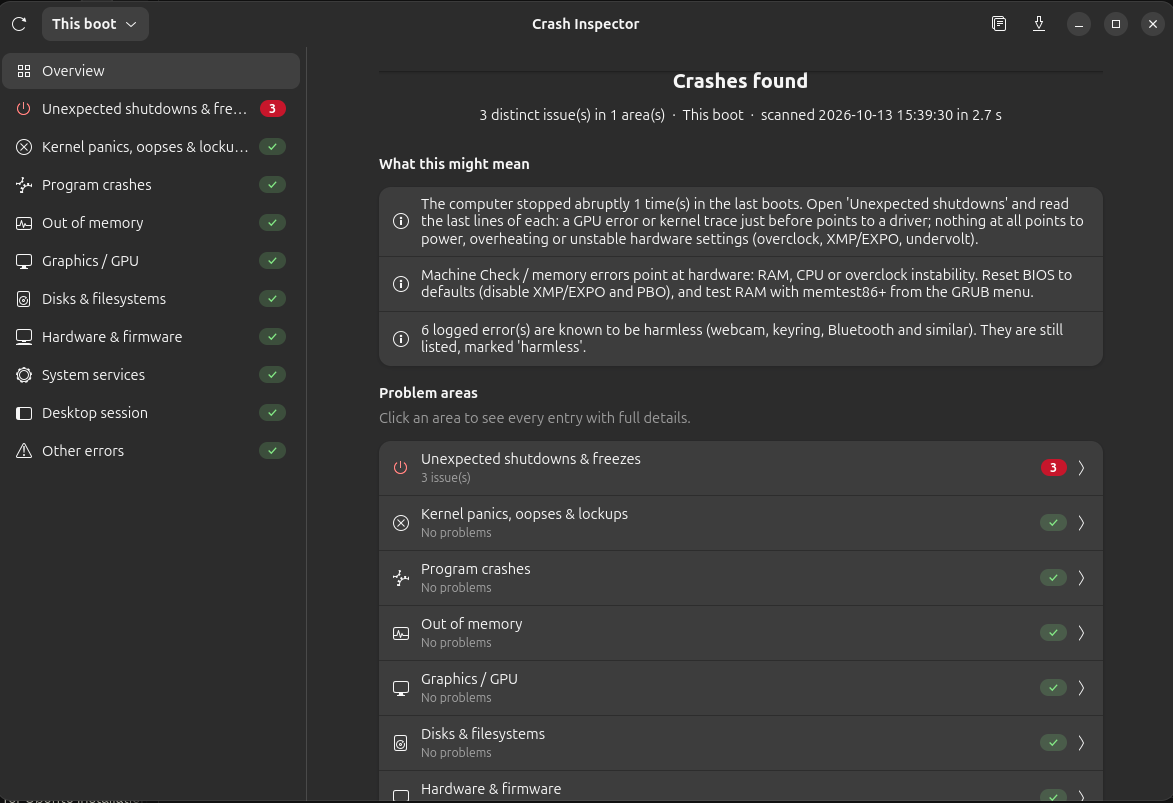

This figure's Python source:
#!/usr/bin/env python3
"""
Crash Inspector - every crash and error on this computer, in one window.

For Ubuntu 26.04 LTS (works on any systemd distro with GTK 4 + libadwaita).

Collects, for the selected time range:
  * previous boots that ended abruptly (freeze / panic / power loss)
  * kernel panics, Oops/BUG, kernel WARNING traces, lockups, hung tasks
  * program crashes (kernel segfault lines, systemd-coredump, Apport /var/crash)
  * out-of-memory kills (kernel OOM killer, systemd-oomd, earlyoom)
  * GPU errors, disk/filesystem errors, hardware (MCE/EDAC/PCIe/ACPI/thermal)
  * failed / crashed systemd services
  * desktop session errors (GNOME Shell, Xwayland, PipeWire...)
  * every other message logged at error level or above

Usage:
  crash-inspector                 open the window
  crash-inspector --text          print the report in the terminal (TTY / SSH)
  crash-inspector --text --range boot1 > report.txt

License: MIT - Copyright (c) 2026 cyb3rl00m
Project:  https://github.com/cyb3rl00m/crash-inspector
"""

import argparse
import getpass
import datetime as dt
import glob
import grp
import json
import os
import platform
import re
import shlex
import shutil
import subprocess
import sys
import threading
import time
import traceback
from dataclasses import dataclass, field

APP_ID = "io.github.cyb3rl00m.CrashInspector"
PROJECT_URL = "https://github.com/cyb3rl00m/crash-inspector"
ISSUES_URL = PROJECT_URL + "/issues"
APP_NAME = "Crash Inspector"
VERSION = "1.2.0"

ENV = dict(os.environ, LC_ALL="C.UTF-8", SYSTEMD_COLORS="0",
           SYSTEMD_PAGER="", PAGER="cat", SYSTEMD_LESS="")

RANGES = [
    ("boot0", "This boot"),
    ("boot1", "Previous boot"),
    ("24h", "Last 24 hours"),
    ("7d", "Last 7 days"),
    ("30d", "Last 30 days"),
]
RANGE_ARGS = {
    "boot0": ["-b", "0"],
    "boot1": ["-b", "-1"],
    "24h": ["--since=-24h"],
    "7d": ["--since=-7d"],
    "30d": ["--since=-30d"],
}

SEV_RANK = {"critical": 0, "error": 1, "warning": 2, "info": 3}
COREDUMP_MSGID = "fc2e22bc6ee647b6b90729ab34a250b1"
KERNEL_LOG_LIMIT = 40000


# --------------------------------------------------------------------------
# small helpers
# --------------------------------------------------------------------------

def run(cmd, timeout=60):
    try:
        p = subprocess.run(cmd, capture_output=True, text=True, errors="replace",
                           timeout=timeout, env=ENV)
        return p.returncode, p.stdout, p.stderr
    except FileNotFoundError:
        return 127, "", f"{cmd[0]}: command not found"
    except subprocess.TimeoutExpired:
        return 124, "", f"{' '.join(cmd)}: timed out"
    except Exception as e:  # noqa: BLE001
        return 1, "", str(e)


def have(prog):
    return shutil.which(prog) is not None


def read_file(path, default="", limit=None):
    try:
        with open(path, errors="replace") as f:
            return (f.read(limit) if limit else f.read()).strip()
    except OSError:
        return default


def fmt_time(ts):
    if not ts:
        return "-"
    return dt.datetime.fromtimestamp(ts).strftime("%Y-%m-%d %H:%M:%S")


def human_duration(sec):
    sec = int(max(0, sec))
    d, rem = divmod(sec, 86400)
    h, rem = divmod(rem, 3600)
    m, _ = divmod(rem, 60)
    parts = []
    if d:
        parts.append(f"{d} d")
    if h or d:
        parts.append(f"{h} h")
    parts.append(f"{m} min")
    return " ".join(parts)


def one_line(text, cap=240):
    for line in (text or "").splitlines():
        line = " ".join(line.split())
        if line:
            return line if len(line) <= cap else line[: cap - 1] + "…"
    return "(empty message)"


def prio_sev(prio):
    if prio <= 2:
        return "critical"
    if prio == 3:
        return "error"
    if prio == 4:
        return "warning"
    return "info"


def _decode(v):
    if v is None:
        return ""
    if isinstance(v, list):
        if v and all(isinstance(x, int) for x in v):
            return bytes(v).decode("utf-8", "replace")
        return "\n".join(_decode(x) for x in v)
    return str(v)


# --------------------------------------------------------------------------
# data model
# --------------------------------------------------------------------------

@dataclass
class Event:
    ts: float
    severity: str
    source: str
    summary: str
    details: str = ""
    count: int = 1
    first_ts: float = 0.0

    def __post_init__(self):
        if not self.first_ts:
            self.first_ts = self.ts
        self.summary = one_line(self.summary)

    def search_text(self):
        return f"{self.summary}\n{self.source}\n{self.details}".lower()

    def full_text(self):
        head = [f"Time:      {fmt_time(self.ts)}",
                f"Source:    {self.source}",
                f"Severity:  {self.severity}"]
        if self.count > 1:
            head.append(f"Occurred:  {self.count} times "
                        f"(first {fmt_time(self.first_ts)}, last {fmt_time(self.ts)})")
        return "\n".join(head) + "\n\n" + (self.details or self.summary)


@dataclass
class Category:
    id: str
    title: str
    icon: str
    description: str
    events: list = field(default_factory=list)
    commands: list = field(default_factory=list)
    notes: list = field(default_factory=list)
    dedupe: bool = True

    def add(self, ev):
        self.events.append(ev)

    @property
    def issues(self):
        """Events that are real problems (known-harmless 'info' entries excluded)."""
        return [e for e in self.events if e.severity != "info"]

    @property
    def harmless(self):
        return len(self.events) - len(self.issues)

    @property
    def worst(self):
        iss = self.issues
        if not iss:
            return None
        return min((e.severity for e in iss), key=lambda s: SEV_RANK[s])

    @property
    def occurrences(self):
        return sum(e.count for e in self.events)


@dataclass
class Report:
    range_key: str
    range_label: str
    generated: float
    categories: list
    info: list
    facts: dict
    notes: list
    duration: float
    hints: list = field(default_factory=list)

    def cat(self, cid):
        for c in self.categories:
            if c.id == cid:
                return c
        raise KeyError(cid)


CATEGORY_DEFS = [
    ("unclean", "Unexpected shutdowns & freezes", "system-shutdown-symbolic",
     "Previous boots that ended without a clean shutdown - what you see after a hard "
     "freeze, a kernel panic, power loss or holding the power button. Always checks the "
     "last 10 boots, whatever range is selected."),
    ("kernel", "Kernel panics, oopses & lockups", "dialog-error-symbolic",
     "Kernel panics, Oops / BUG reports, kernel WARNING traces, soft and hard lockups, "
     "hung tasks and RCU stalls, plus panic logs the kernel saved to pstore before a reboot."),
    ("apps", "Program crashes", "application-x-executable-symbolic",
     "Programs that crashed: segfaults and traps reported by the kernel, core dumps "
     "(systemd-coredump) and Apport crash reports in /var/crash."),
    ("oom", "Out of memory", "utilities-system-monitor-symbolic",
     "Processes killed because the system ran out of RAM (kernel OOM killer, "
     "systemd-oomd, earlyoom)."),
    ("gpu", "Graphics / GPU", "video-display-symbolic",
     "GPU driver errors, ring timeouts, GPU hangs and resets (amdgpu, i915/xe, nouveau, NVIDIA)."),
    ("disk", "Disks & filesystems", "drive-harddisk-symbolic",
     "I/O errors, SATA / NVMe link problems and timeouts, filesystem errors and "
     "read-only remounts."),
    ("hardware", "Hardware & firmware", "computer-symbolic",
     "Machine Check Exceptions, memory (EDAC) and PCIe errors, ACPI / BIOS errors, "
     "firmware loading failures, thermal events and USB faults."),
    ("services", "System services", "emblem-system-symbolic",
     "systemd services that crashed, failed to start, or are in a failed state right now."),
    ("desktop", "Desktop session", "user-desktop-symbolic",
     "Errors from GNOME Shell, the display server (Wayland / Xwayland), audio (PipeWire) "
     "and other desktop components."),
    ("other", "Other errors", "dialog-warning-symbolic",
     "Everything else that was logged at error level or higher."),
]


def category_commands(r):
    return {
        "unclean": ["journalctl --list-boots",
                    "journalctl -b -1 -n 60          # last lines of the previous boot"],
        "kernel": [f"journalctl -k {r} | grep -iE 'panic|oops|BUG:|WARNING: CPU|lockup|blocked for more than|rcu.*stall'",
                   "ls -l /var/lib/systemd/pstore",
                   "cat /proc/sys/kernel/tainted"],
        "apps": [f"journalctl -k {r} | grep -E 'segfault|traps:'",
                 "coredumpctl list",
                 "ls -l /var/crash"],
        "oom": [f"journalctl -k {r} | grep -iE 'oom|out of memory'",
                f"journalctl {r} -t systemd-oomd -t earlyoom"],
        "gpu": [f"journalctl -k {r} | grep -iE 'amdgpu|i915|xe |nouveau|NVRM|drm'"],
        "disk": [f"journalctl -k {r} | grep -iE 'I/O error|EXT4-fs|BTRFS|XFS|ata[0-9]|nvme'",
                 "sudo smartctl -a /dev/nvme0n1   # disk health (package smartmontools)"],
        "hardware": [f"journalctl -k {r} | grep -iE 'mce|hardware error|EDAC|AER|ACPI|firmware|thermal|usb'"],
        "services": ["systemctl --failed",
                     "systemctl --user --failed",
                     f"journalctl {r} -t systemd -p warning | grep -i fail"],
        "desktop": [f"journalctl {r} -p err      # gnome-shell, Xwayland, pipewire, gdm…"],
        "other": [f"journalctl {r} -p err"],
    }


def make_categories(range_key):
    pretty = " ".join(RANGE_ARGS[range_key])
    cmds = category_commands(pretty)
    cats = {}
    for cid, title, icon, desc in CATEGORY_DEFS:
        cats[cid] = Category(cid, title, icon, desc, commands=list(cmds[cid]),
                             dedupe=(cid != "unclean"))
    return cats


# --------------------------------------------------------------------------
# journal access
# --------------------------------------------------------------------------

@dataclass
class JEntry:
    ts: float
    prio: int
    ident: str
    msg: str
    raw: dict

    @property
    def kernel(self):
        return self.raw.get("_TRANSPORT") == "kernel"


def parse_journal_json(text):
    entries = []
    for line in text.splitlines():
        line = line.strip()
        if not line:
            continue
        try:
            d = json.loads(line)
        except ValueError:
            continue
        try:
            ts = int(d.get("__REALTIME_TIMESTAMP", "0")) / 1e6
        except (TypeError, ValueError):
            ts = 0.0
        try:
            prio = int(_decode(d.get("PRIORITY")) or 6)
        except ValueError:
            prio = 6
        ident = (_decode(d.get("SYSLOG_IDENTIFIER")) or _decode(d.get("_COMM"))
                 or ("kernel" if d.get("_TRANSPORT") == "kernel" else "?"))
        if ident.endswith("]") and "[" not in ident:  # e.g. "gdm-password]"
            ident = _decode(d.get("_COMM")) or ident.rstrip("]")
        entries.append(JEntry(ts, prio, ident, _decode(d.get("MESSAGE")), d))
    return entries


def journal(args, limit=5000, timeout=120):
    cmd = ["journalctl", "--no-pager", "-q", "-o", "json", "-n", str(limit)] + list(args)
    rc, out, err = run(cmd, timeout)
    entries = parse_journal_json(out)
    problem = ""
    if rc == 127:
        problem = "journalctl is not available."
    elif rc not in (0, 1) and not entries and err.strip():
        problem = err.strip().splitlines()[0]
    return entries, problem


@dataclass
class Boot:
    index: int
    boot_id: str
    first: float
    last: float


def list_boots():
    rc, out, _ = run(["journalctl", "--list-boots", "-o", "json", "--no-pager", "-q"])
    boots = []
    try:
        for b in json.loads(out):
            boots.append(Boot(int(b.get("index", 0)), b.get("boot_id", ""),
                              (b.get("first_entry") or 0) / 1e6,
                              (b.get("last_entry") or 0) / 1e6))
    except (ValueError, TypeError, AttributeError):
        for line in out.splitlines():
            parts = line.split()
            if (len(parts) >= 2 and re.fullmatch(r"-?\d+", parts[0])
                    and re.fullmatch(r"[0-9a-f]{32}", parts[1])):
                boots.append(Boot(int(parts[0]), parts[1], 0, 0))
    boots.sort(key=lambda b: b.index)
    return boots


def boot_time():
    for line in read_file("/proc/stat").splitlines():
        if line.startswith("btime"):
            return float(line.split()[1])
    return 0.0


def time_window(key, boots):
    """(start, end) epoch seconds; end None = open ended."""
    by = {b.index: b for b in boots}
    if key == "boot0":
        b = by.get(0)
        return ((b.first if b and b.first else boot_time()), None)
    if key == "boot1":
        b = by.get(-1)
        if b and b.first:
            return (b.first, b.last + 120)
        return (1.0, 0.0)  # matches nothing
    hours = {"24h": 24, "7d": 168, "30d": 720}[key]
    return (time.time() - hours * 3600, None)


def in_window(ts, w):
    start, end = w
    return ts >= start and (end is None or ts <= end)


def journal_access():
    if os.geteuid() == 0:
        return True
    names = set()
    for g in os.getgroups():
        try:
            names.add(grp.getgrgid(g).gr_name)
        except KeyError:
            pass
    return bool(names & {"adm", "systemd-journal", "wheel", "root"})


# --------------------------------------------------------------------------
# kernel log analysis
# --------------------------------------------------------------------------

RX_SEGV = re.compile(r"(?:^|\s)([^\s\[]+)\[(\d+)\]: segfault at|^traps: ([^\s\[]+)\[(\d+)\] (.+?) ip:")
RX_SEGV_LIB = re.compile(r" in ([^\s\[]+)\[")
RX_OOM_START = re.compile(r"invoked oom-killer|Memory cgroup out of memory|oom-kill:|Out of memory: Kill", re.I)
RX_OOM_END = re.compile(r"Killed process|oom_reaper: reaped")
RX_OOM_KILLED = re.compile(r"Killed process (\d+) \(([^)]+)\)")
RX_KCRASH = re.compile(
    r"Kernel panic|Oops:|\bBUG: |kernel BUG at|general protection fault(?!.* ip:)|"
    r"WARNING: CPU: \d+ PID|soft lockup|hard LOCKUP|blocked for more than \d+ seconds|"
    r"rcu.*(self-detected stall|detected stalls)|Unable to handle kernel|"
    r"stack-protector|double fault|watchdog: BUG", re.I)
RX_KCRASH_CRIT = re.compile(r"panic|Oops|BUG|lockup|LOCKUP|protection fault|double fault|"
                            r"Unable to handle", re.I)
RX_KCRASH_END = re.compile(r"---\[ end (trace|Kernel panic)")
RX_RIP = re.compile(r"RIP: [0-9a-f]+:([\w.]+)\+0x[0-9a-f]+/0x[0-9a-f]+(?: \[(\w+)\])?")

RX_GPU = re.compile(
    r"amdgpu.*(error|fail|timeout|fault|reset|hang)|\*ERROR\*|NVRM: Xid|"
    r"nouveau.*(error|fail|fault)|\b(i915|xe)\b.*(hang|error|fail)|GPU (hang|reset|fault)|"
    r"ring \S+ timeout|\[drm\].*(error|fail)", re.I)
RX_GPU_CRIT = re.compile(r"timeout|GPU (reset|hang)|Xid|hang", re.I)

RX_DISK = re.compile(
    r"I/O error|EXT4-fs (error|warning)|BTRFS (error|warning|critical)|XFS .*(error|corrupt|shutdown)|"
    r"blk_update_request|critical medium error|Medium Error|"
    r"ata\d+(\.\d+)?: (exception|failed command|error|SError|hard resetting link)|"
    r"nvme\d*.*(timeout|I/O|reset|error|failed)|remounting filesystem read-only|"
    r"FAT-fs.*error|SQUASHFS error|Aborting journal|journal commit I/O error", re.I)
RX_DISK_CRIT = re.compile(r"read-only|Aborting journal|critical", re.I)

RX_HW = re.compile(
    r"mce: |Machine check|Hardware Error|EDAC|PCIe Bus Error|AER: |ACPI (BIOS )?Error|"
    r"ACPI Exception|temperature above threshold|clock throttled|thermal.*critical|"
    r"usb \S+: (device descriptor read|device not accepting address|unable to enumerate)|"
    r"Firmware Bug|firmware: failed|Direct firmware load .* failed|Corrected error|Uncorrected", re.I)
# informational boot messages that merely mention MCE / EDAC / AER / ACPI
RX_BENIGN = re.compile(
    r"MCE decoding enabled|AER: enabled with IRQ|EDAC MC: Ver|EDAC .*Giving out device|"
    r"_OSI\(Linux\) query ignored|mce: Using \d+ MCE banks|ACPI: .*Added _OSI|"
    r"Firmware Bug\]: TSC_DEADLINE disabled", re.I)
# patterns that are real problems even when logged at a low priority
RX_STRONG = re.compile(
    r"Hardware Error|Machine check events|I/O error|ring \S+ timeout|GPU (reset|hang)|"
    r"NVRM: Xid|EXT4-fs error|BTRFS (error|critical)|read-only|Uncorrected", re.I)
RX_HW_ERR = re.compile(r"Hardware Error|Machine check|Uncorrected|Fatal|EDAC .*UE|"
                       r"temperature above|thermal.*critical", re.I)


def group_lines(entries, i, end_rx=None, max_lines=150, window=3.0):
    first = entries[i]
    out = [first.msg]
    j = i + 1
    while j < len(entries) and len(out) < max_lines:
        e = entries[j]
        if e.ts - first.ts > window:
            break
        if RX_SEGV.search(e.msg):
            break
        out.append(e.msg)
        j += 1
        if end_rx and end_rx.search(e.msg):
            break
    return "\n".join(out), j


def segv_summary(msg):
    m = RX_SEGV.search(msg)
    if not m:
        return one_line(msg)
    if m.group(1):
        name, pid, kind = m.group(1), m.group(2), "segmentation fault"
    else:
        name, pid, kind = m.group(3), m.group(4), m.group(5)
    lib = RX_SEGV_LIB.search(msg)
    where = f" in {lib.group(1)}" if lib else ""
    return f"{name} (PID {pid}) crashed - {kind}{where}"


def analyze_kernel(entries, cats):
    i, n = 0, len(entries)
    while i < n:
        e = entries[i]
        m = e.msg
        if RX_SEGV.search(m):
            details = m
            j = i + 1
            if j < n and entries[j].msg.lstrip().startswith("Code:"):
                details += "\n" + entries[j].msg
                j += 1
            details += ("\n\nThe kernel stopped this program because it accessed memory it "
                        "does not own (or executed an invalid instruction). The library named "
                        "after 'in' is where it happened.")
            cats["apps"].add(Event(e.ts, "error", "kernel", segv_summary(m), details))
            i = j
            continue
        if RX_OOM_START.search(m):
            details, j = group_lines(entries, i, RX_OOM_END, max_lines=250, window=5.0)
            k = RX_OOM_KILLED.search(details)
            summary = (f"Out of memory - kernel killed {k.group(2)} (PID {k.group(1)})"
                       if k else "Out-of-memory killer invoked")
            cats["oom"].add(Event(e.ts, "error", "kernel OOM killer", summary, details))
            i = j
            continue
        if RX_KCRASH.search(m):
            details, j = group_lines(entries, i, RX_KCRASH_END)
            sev = "critical" if RX_KCRASH_CRIT.search(m) else "error"
            summary = one_line(m)
            rip = RX_RIP.search(details)
            if rip:
                summary += f" - in {rip.group(1)}" + (f" [{rip.group(2)}]" if rip.group(2) else "")
            cats["kernel"].add(Event(e.ts, sev, "kernel", summary, details))
            i = j
            continue
        if RX_BENIGN.search(m) or (e.prio > 4 and not RX_STRONG.search(m)):
            i += 1
            continue
        if RX_GPU.search(m):
            sev = "critical" if RX_GPU_CRIT.search(m) else "error"
            cats["gpu"].add(Event(e.ts, sev, "kernel", m, m))
        elif RX_DISK.search(m):
            sev = "critical" if RX_DISK_CRIT.search(m) else (
                "warning" if "warning" in m.lower() else "error")
            cats["disk"].add(Event(e.ts, sev, "kernel", m, m))
        elif RX_HW.search(m):
            sev = "error" if RX_HW_ERR.search(m) else "warning"
            cats["hardware"].add(Event(e.ts, sev, "kernel", m, m))
        elif e.prio <= 3:
            cats["other"].add(Event(e.ts, prio_sev(e.prio), "kernel", m, m))
        i += 1


# --------------------------------------------------------------------------
# user space analysis
# --------------------------------------------------------------------------

RX_DESKTOP = re.compile(
    r"^(gnome-|gdm|gsd-|org\.gnome\.|Xwayland|Xorg|mutter|pipewire|wireplumber|pulseaudio|"
    r"xdg-desktop-portal|nautilus|tracker-|ibus|kwin|plasmashell|kded|cosmic|at-spi|"
    r"evolution|gvfs|goa-|gjs|/usr/libexec/gdm|/usr/libexec/gsd|/usr/bin/gnome)", re.I)

RX_SVC = re.compile(
    r"Failed with result|Main process exited, code=(dumped|killed)|Failed to start|"
    r"Start request repeated too quickly|start operation timed out|Watchdog timeout|"
    r"Processes still around after|State 'stop-sigterm' timed out", re.I)
RX_SVC_STATUS = re.compile(r"status=(\S+)")


def entry_details(e):
    extra = []
    for key, label in (("_SYSTEMD_UNIT", "Unit"), ("_SYSTEMD_USER_UNIT", "User unit"),
                       ("UNIT", "Unit"), ("USER_UNIT", "User unit"),
                       ("_EXE", "Executable"), ("_PID", "PID"), ("_CMDLINE", "Command line"),
                       ("CODE_FILE", "Code file")):
        v = _decode(e.raw.get(key))
        if v and not any(x.startswith(label + ":") for x in extra):
            extra.append(f"{label}: {v}")
    return e.msg + ("\n\n" + "\n".join(extra) if extra else "")


def analyze_errors(entries, cats):
    for e in entries:
        if e.kernel or e.ident in ("systemd", "systemd-coredump"):
            continue
        if _decode(e.raw.get("MESSAGE_ID")) == COREDUMP_MSGID:
            continue
        cid = "desktop" if RX_DESKTOP.match(e.ident) else "other"
        cats[cid].add(Event(e.ts, prio_sev(e.prio), e.ident, e.msg, entry_details(e)))


def analyze_services(entries, cats):
    for e in entries:
        if e.kernel:
            continue
        if not RX_SVC.search(e.msg):
            if e.prio <= 3:
                cats["other"].add(Event(e.ts, prio_sev(e.prio), e.ident, e.msg, entry_details(e)))
            continue
        unit = (_decode(e.raw.get("UNIT")) or _decode(e.raw.get("USER_UNIT"))
                or e.msg.split(":")[0])
        if re.search(r"code=(dumped|killed)", e.msg):
            st = RX_SVC_STATUS.search(e.msg)
            summary = f"{unit} crashed ({st.group(1) if st else 'killed'})"
            sev = "critical" if "dumped" in e.msg else "error"
        else:
            summary = e.msg
            sev = "error" if re.search(r"Failed|timed out|Watchdog", e.msg, re.I) else "warning"
        src = "systemd (user)" if e.raw.get("USER_UNIT") else "systemd"
        details = entry_details(e) + f"\n\nInspect with:  journalctl -u {unit} -b"
        cats["services"].add(Event(e.ts, sev, src, summary, details))


def current_failed_units(cats):
    now = time.time()
    for user in (False, True):
        flag = ["--user"] if user else []
        rc, out, _ = run(["systemctl"] + flag + ["--failed", "--no-legend", "--plain", "--no-pager"], 20)
        if rc == 127:
            return
        for line in out.splitlines()[:20]:
            parts = line.split()
            if not parts:
                continue
            unit = parts[0].lstrip("●* ")
            if not unit:
                continue
            _, status, _ = run(["systemctl"] + flag + ["status", unit, "-n", "25",
                                                       "--no-pager", "-l"], 20)
            utag = "--user " if user else ""
            details = (status.strip() or f"{unit} is failed.") + (
                f"\n\nRetry:    systemctl {utag}restart {unit}"
                f"\nLogs:     journalctl {'--user-unit' if user else '-u'} {unit} -b")
            cats["services"].add(Event(now, "error", "systemd (user)" if user else "systemd",
                                       f"{unit} is in a FAILED state right now", details))


SIGNALS = {3: "SIGQUIT", 4: "SIGILL", 5: "SIGTRAP", 6: "SIGABRT", 7: "SIGBUS",
           8: "SIGFPE", 11: "SIGSEGV", 31: "SIGSYS"}
SIG_DESC = {"SIGSEGV": "segmentation fault", "SIGABRT": "aborted", "SIGBUS": "bus error",
            "SIGILL": "illegal instruction", "SIGFPE": "arithmetic error",
            "SIGTRAP": "trap / breakpoint", "SIGSYS": "bad system call", "SIGQUIT": "quit"}


def sig_name(raw):
    name = _decode(raw.get("COREDUMP_SIGNAL_NAME"))
    if name:
        return name
    try:
        return SIGNALS.get(int(_decode(raw.get("COREDUMP_SIGNAL"))), "signal")
    except ValueError:
        return "signal"


def collect_coredumps(rargs, cats):
    entries, _ = journal(rargs + [f"MESSAGE_ID={COREDUMP_MSGID}"], limit=500)
    for e in entries:
        r = e.raw
        comm = _decode(r.get("COREDUMP_COMM")) or "?"
        pid = _decode(r.get("COREDUMP_PID"))
        sig = sig_name(r)
        lines = [f"Executable:   {_decode(r.get('COREDUMP_EXE'))}",
                 f"PID:          {pid}",
                 f"Signal:       {sig} ({SIG_DESC.get(sig, '')})",
                 f"User ID:      {_decode(r.get('COREDUMP_UID'))}",
                 f"Command line: {_decode(r.get('COREDUMP_CMDLINE'))}"]
        pkg = _decode(r.get("COREDUMP_PACKAGE_NAME"))
        if pkg:
            lines.append(f"Package:      {pkg} {_decode(r.get('COREDUMP_PACKAGE_VERSION'))}")
        details = "\n".join(lines) + "\n\n" + e.msg + (
            f"\n\nMore info:  coredumpctl info {pid}\nDebug:      coredumpctl debug {pid}")
        cats["apps"].add(Event(e.ts, "error", "systemd-coredump",
                               f"{comm} crashed - {SIG_DESC.get(sig, sig)} ({sig})", details))
    if not have("coredumpctl"):
        cats["apps"].notes.append(
            "systemd-coredump is not installed (Ubuntu uses Apport by default), so crashes "
            "are taken from the kernel log and /var/crash. For full stack traces of every "
            "crash you can install it: sudo apt install systemd-coredump")


APPORT_KEYS = ["ProblemType", "Title", "Date", "ExecutablePath", "Package", "SourcePackage",
               "Signal", "SignalName", "ProcCmdline", "CrashCounter", "DistroRelease",
               "Uname", "Architecture", "DuplicateSignature", "StacktraceTop",
               "Stacktrace", "ThreadStacktrace", "Traceback", "OopsText", "Failure"]


def parse_apport(path, maxbytes=1024 * 1024):
    with open(path, "r", errors="replace") as f:
        data = f.read(maxbytes)
    fields, key, skip = {}, None, False
    for line in data.splitlines():
        if line.startswith(" ") and key:
            if not skip:
                fields[key] += "\n" + line[1:]
            continue
        m = re.match(r"^([A-Za-z0-9_.\-]+):\s?(.*)$", line)
        if m:
            key = m.group(1)
            val = m.group(2)
            skip = val.strip() == "base64"
            fields[key] = "" if skip else val
    return fields


def collect_apport(window, cats):
    files = sorted(glob.glob("/var/crash/*.crash"))
    for path in files:
        try:
            mtime = os.path.getmtime(path)
        except OSError:
            continue
        if not in_window(mtime, window):
            continue
        guess = os.path.basename(path).split(".")[0].replace("_", "/")
        try:
            f = parse_apport(path)
        except PermissionError:
            cats["apps"].add(Event(mtime, "error", "apport",
                                   f"{guess} crashed (Apport report, readable by root only)",
                                   f"Report: {path}\n\nView it with:  sudo less {path}\n"
                                   f"Open in the crash reporter:  ubuntu-bug {path}"))
            continue
        except OSError:
            continue
        ptype = f.get("ProblemType", "Crash")
        exe = f.get("ExecutablePath") or guess
        sig = f.get("SignalName", "")
        if not sig and f.get("Signal", "").strip().isdigit():
            sig = SIGNALS.get(int(f["Signal"]), "")
        title = f.get("Title") or (f"{os.path.basename(exe)} crashed"
                                   + (f" - {SIG_DESC.get(sig, sig)} ({sig})" if sig else ""))
        body = [f"Report file: {path}"]
        for k in APPORT_KEYS:
            v = f.get(k)
            if v:
                body.append(f"{k}:" + ("\n" + v if "\n" in v else " " + v))
        body.append(f"\nOpen in the Ubuntu crash reporter:  ubuntu-bug {path}")
        if ptype in ("KernelCrash", "KernelOops"):
            cats["kernel"].add(Event(mtime, "critical", "apport", title, "\n".join(body)))
        else:
            cats["apps"].add(Event(mtime, "error", "apport", title, "\n".join(body)))


def collect_pstore(cats):
    base = "/var/lib/systemd/pstore"
    if not os.path.isdir(base):
        return
    try:
        items = sorted(os.listdir(base))
    except PermissionError:
        cats["kernel"].notes.append(f"{base} is not readable without root - saved kernel panic "
                                    f"logs (if any) are not shown. Check: sudo ls -l {base}")
        return
    for name in items:
        path = os.path.join(base, name)
        try:
            mtime = os.path.getmtime(path)
            if os.path.isdir(path):
                txt = read_file(os.path.join(path, "dmesg.txt"))
                if not txt:
                    txt = "\n".join(read_file(p, limit=200000)
                                    for p in sorted(glob.glob(path + "/*")))
            else:
                txt = read_file(path, limit=200000)
        except OSError:
            continue
        hit = next((ln for ln in txt.splitlines() if RX_KCRASH.search(ln)), "")
        summary = "Saved crash log from before a reboot" + (f": {one_line(hit, 160)}" if hit else "")
        cats["kernel"].add(Event(mtime, "critical", "pstore (saved before reboot)", summary,
                                 f"Saved in: {path}\n\n{txt[-30000:]}"))


def collect_oomd(rargs, cats):
    entries, _ = journal(rargs + ["-t", "systemd-oomd", "-t", "earlyoom"], limit=500)
    for e in entries:
        if re.search(r"kill|sending SIG", e.msg, re.I):
            cats["oom"].add(Event(e.ts, "error", e.ident, e.msg, entry_details(e)))


RX_CLEAN = re.compile(
    r"Journal stopped|Reached target (System )?(Power-?Off|Reboot|Shutdown|Halt|Kexec)|"
    r"reboot: (Restarting system|Power down)|systemd-shutdown|Shutting down\.|"
    r"System is (powering down|rebooting)|Stopped target Graphical Interface", re.I)
RX_SUSPEND = re.compile(r"PM: suspend entry|PM: hibernation entry|Reached target Sleep|"
                        r"Suspending system|Entering sleep state", re.I)


def collect_unclean(boots, cats):
    prev = sorted([b for b in boots if b.index < 0], key=lambda b: -b.index)[:10]
    if not prev:
        cats["unclean"].notes.append(
            "No previous boots are stored in the journal, so earlier shutdowns can't be checked. "
            "Either this is the first boot or persistent logging is off (see Overview → hints).")
        return
    by_index = {x.index: x for x in boots}
    for b in prev:
        ref = b.boot_id or str(b.index)
        rc, out, _ = run(["journalctl", "--no-pager", "-q", "-b", ref, "-n", "80",
                          "-o", "short-iso"], 30)
        lines = [ln for ln in out.splitlines() if ln.strip()]
        if not lines or RX_CLEAN.search("\n".join(lines)):
            continue
        tail = "\n".join(lines[-15:])
        started = fmt_time(b.first) if b.first else f"boot {b.index}"
        ran = (b.last - b.first) if b.first and b.last else None
        sev = "critical"
        if ran is not None and ran < 90:
            summary = f"Stopped {int(ran)} s after power-on, still starting up ({started})"
            why = ("The computer was reset or switched off while it was still booting. Usually "
                   "that is you pressing reset / power (for example to get into the BIOS), but "
                   "it can also be a crash very early in startup.")
            sev = "warning"
        elif RX_SUSPEND.search(tail):
            summary = f"Never woke up from suspend (boot started {started})"
            why = ("The last thing logged was the system going to sleep. Resume failed - "
                   "often a GPU driver or firmware (BIOS) resume problem.")
        else:
            summary = f"Boot ended abruptly - no clean shutdown (started {started})"
            why = ("Nothing was logged about shutting down. Typical causes: hard freeze "
                   "(GPU / CPU hang), kernel panic, power loss or unstable PSU, overheating, "
                   "overclock / XMP instability, or the power button being held. If the last "
                   "lines show normal activity and no error, suspect hardware or power.")
        # A CPU Machine Check that caused the crash is only written at the NEXT boot
        mce_lines = []
        nxt = by_index.get(b.index + 1)
        if nxt:
            _, kout, _ = run(["journalctl", "--no-pager", "-q", "-k", "-b",
                              nxt.boot_id or str(nxt.index), "-o", "cat"], 30)
            mce_lines = [ln for ln in kout.splitlines()
                         if re.search(r"\[Hardware Error\]|Machine check events", ln)][:40]
        if mce_lines:
            summary += " - CPU Machine Check reported afterwards"
            sev = "critical"
            why += ("\n\nIMPORTANT: when the computer started again, the CPU reported a Machine "
                    "Check Exception (MCE) from this crash. That means the crash was a HARDWARE-"
                    "level fault seen by the CPU itself (CPU, RAM, power delivery, or unstable "
                    "BIOS / power-saving settings), not a normal software bug.")
        dur = human_duration(b.last - b.first) if b.first and b.last else "?"
        details = (f"Boot index: {b.index}\nBoot ID:    {b.boot_id}\n"
                   f"Started:    {started}\nLast log:   {fmt_time(b.last)}\nRan for:    {dur}\n\n"
                   f"{why}\n\nLast {len(lines)} messages before the system stopped:\n"
                   f"{'-' * 60}\n" + "\n".join(lines) +
                   f"\n{'-' * 60}\nSee more:  journalctl -b {b.index} -n 300")
        if mce_lines:
            details += ("\n\nMachine Check reported at the next boot:\n" + "\n".join(mce_lines) +
                        f"\nSee:  journalctl -k -b {nxt.index} | grep -i 'hardware error'")
        cats["unclean"].add(Event(b.last or b.first or 0, sev, "journal", summary, details))


# --------------------------------------------------------------------------
# known harmless noise: still shown (marked "harmless"), never counted as a problem
# --------------------------------------------------------------------------

KNOWN_HARMLESS = [
    (r"gkr-pam: unable to locate daemon control file",
     "GNOME Keyring message at login. Harmless and logged on almost every Ubuntu system."),
    (r"uvcvideo.*Failed to query .*UVC control",
     "Your webcam doesn't support an optional setting the driver asked about. Harmless."),
    (r"bluetoothd.*Failed to set mode: Failed \(0x03\)",
     "Bluetooth adapter rejected an optional setting at startup. Harmless if Bluetooth works."),
    (r"snapd-desktop-integration.*Failed with result",
     "A Snap helper that often fails at login. Harmless; Snap apps still work."),
    (r"mpris-proxy\.service.*Failed with result",
     "Bluetooth media-button helper; fails when no Bluetooth headset is connected. Harmless."),
    (r"thermald.*Unsupported cpu model",
     "thermald only supports Intel CPUs. Harmless on AMD."),
    (r"Unknown username \"malcontent",
     "Parental-controls service users not created yet. Harmless."),
    (r"Failed to (query|set) .* (aspm|ASPM)",
     "PCIe power-saving feature not available. Harmless."),
]
KNOWN_HARMLESS = [(re.compile(rx, re.I), why) for rx, why in KNOWN_HARMLESS]


def mark_known_harmless(cats):
    for cat in cats.values():
        if cat.id == "unclean":
            continue
        for ev in cat.events:
            text = f"{ev.source} {ev.summary}"
            for rx, why in KNOWN_HARMLESS:
                if rx.search(text):
                    ev.severity = "info"
                    ev.details = f"KNOWN HARMLESS: {why}\n\n{ev.details or ev.summary}"
                    break


# --------------------------------------------------------------------------
# system info
# --------------------------------------------------------------------------

TAINT_FLAGS = [
    ("P", "proprietary module loaded (e.g. NVIDIA)"), ("F", "module force-loaded"),
    ("S", "CPU out of spec"), ("R", "module force-unloaded"),
    ("M", "machine check (hardware error) occurred"), ("B", "bad memory page found"),
    ("U", "taint requested by user"), ("D", "kernel crashed (OOPS/BUG) in this boot"),
    ("A", "ACPI table overridden"), ("W", "kernel warning issued"),
    ("C", "staging driver loaded"), ("I", "firmware bug workaround active"),
    ("O", "out-of-tree module loaded"), ("E", "unsigned module loaded"),
    ("L", "soft lockup occurred"), ("K", "kernel live-patched"),
    ("X", "auxiliary taint"), ("T", "built with struct randomization"), ("N", "test taint"),
]


def os_name():
    for line in read_file("/etc/os-release").splitlines():
        if line.startswith("PRETTY_NAME="):
            return line.split("=", 1)[1].strip().strip('"')
    return platform.system()


def meminfo():
    vals = {}
    for line in read_file("/proc/meminfo").splitlines():
        parts = line.replace(":", "").split()
        if len(parts) >= 2 and parts[1].isdigit():
            vals[parts[0]] = int(parts[1]) / 1048576  # GiB
    return vals


def read_temps():
    temps = []
    for hw in sorted(glob.glob("/sys/class/hwmon/hwmon*")):
        name = read_file(hw + "/name") or os.path.basename(hw)
        best = None
        for inp in glob.glob(hw + "/temp*_input"):
            v = read_file(inp)
            if not v.lstrip("-").isdigit():
                continue
            t = int(v) / 1000
            label = read_file(inp.replace("_input", "_label")) or "temp"
            if best is None or t > best[1]:
                best = (f"{name} {label}", t)
        if best and -30 < best[1] < 150:
            temps.append(best)
    return temps


def system_info(boots):
    info, facts = [], {}
    info.append(("Computer", platform.node()))
    info.append(("Operating system", os_name()))
    info.append(("Kernel", platform.release()))
    de, st = os.environ.get("XDG_CURRENT_DESKTOP", ""), os.environ.get("XDG_SESSION_TYPE", "")
    if de or st:
        info.append(("Desktop session", f"{de} ({st})" if de and st else de or st))
    board = " ".join(filter(None, [read_file("/sys/class/dmi/id/board_vendor"),
                                   read_file("/sys/class/dmi/id/board_name")]))
    if board:
        info.append(("Motherboard", board))
    bios = read_file("/sys/class/dmi/id/bios_version")
    if bios:
        info.append(("BIOS", f"{bios} ({read_file('/sys/class/dmi/id/bios_date')})"))
    cpu = next((ln.split(":", 1)[1].strip() for ln in read_file("/proc/cpuinfo").splitlines()
                if ln.startswith("model name")), platform.processor())
    info.append(("CPU", f"{cpu} - {os.cpu_count()} threads"))
    mi = meminfo()
    if mi:
        info.append(("Memory", f"{mi.get('MemTotal', 0):.1f} GiB total, "
                               f"{mi.get('MemAvailable', 0):.1f} GiB available, swap "
                               f"{mi.get('SwapTotal', 0):.1f} GiB ({mi.get('SwapFree', 0):.1f} free)"))
    facts["swap"] = mi.get("SwapTotal", 0)
    gpus = []
    rc, out, _ = run(["lspci"], 10)
    for ln in out.splitlines():
        m = re.search(r"(VGA compatible controller|3D controller|Display controller): (.+)", ln)
        if m:
            gpus.append(m.group(2).strip())
    drivers = set()
    for p in glob.glob("/sys/class/drm/card[0-9]*/device/driver"):
        try:
            drivers.add(os.path.basename(os.readlink(p)))
        except OSError:
            pass
    if gpus or drivers:
        info.append(("Graphics", "; ".join(gpus) + (f"  [driver: {', '.join(sorted(drivers))}]"
                                                    if drivers else "")))
    try:
        up = float(read_file("/proc/uptime", "0").split()[0])
        info.append(("Uptime", f"{human_duration(up)} (since {fmt_time(time.time() - up)})"))
    except (ValueError, IndexError):
        pass
    try:
        du = shutil.disk_usage("/")
        facts["root_free_pct"] = du.free / du.total * 100
        info.append(("Root filesystem", f"{du.free / 1e9:.1f} GB free of {du.total / 1e9:.1f} GB"))
    except OSError:
        facts["root_free_pct"] = 100
    temps = read_temps()
    facts["temps"] = temps
    if temps:
        info.append(("Temperatures now", ",  ".join(f"{l}: {t:.0f} °C" for l, t in temps)))
    taint_val = read_file("/proc/sys/kernel/tainted", "0")
    letters = []
    try:
        tv = int(taint_val)
        for bit, (letter, desc) in enumerate(TAINT_FLAGS):
            if tv & (1 << bit):
                letters.append((letter, desc))
    except ValueError:
        tv = 0
    facts["taint"] = "".join(l for l, _ in letters)
    info.append(("Kernel taint", "not tainted" if not letters else
                 f"{tv} - " + "; ".join(f"{l}: {d}" for l, d in letters)))
    persistent = os.path.isdir("/var/log/journal")
    facts["persistent"] = persistent
    facts["boots"] = len(boots)
    info.append(("System journal", f"{'persistent' if persistent else 'NOT persistent (lost on reboot)'}"
                                   f", {len(boots)} boot(s) stored"))
    acc = journal_access()
    facts["access"] = acc
    info.append(("Log access", "full (adm / systemd-journal group or root)" if acc else
                 "limited - only your own user's logs are visible"))
    return info, facts


# --------------------------------------------------------------------------
# hints
# --------------------------------------------------------------------------

def build_hints(rep):
    h = []
    c = {cat.id: cat for cat in rep.categories}
    f = rep.facts
    n = lambda i: len(c[i].issues)  # noqa: E731
    crashes = [e for e in c["unclean"].events if e.severity == "critical"]
    if crashes:
        h.append(f"The computer stopped abruptly {len(crashes)} time(s) in the last boots. Open "
                 "'Unexpected shutdowns' and read the last lines of each: a GPU error or kernel "
                 "trace just before points to a driver; nothing at all points to power, "
                 "overheating or unstable hardware settings (overclock, XMP/EXPO, undervolt).")
    if n("kernel"):
        h.append("The kernel reported crashes or warnings. The module in [brackets] after the "
                 "function name is usually the driver responsible - try a different kernel "
                 "version (choose it under 'Advanced options' in GRUB) to confirm.")
    if "D" in f.get("taint", ""):
        h.append("The kernel has already crashed during this boot - the system may behave "
                 "strangely until you reboot.")
    if n("gpu"):
        h.append("GPU errors were logged. GPU hangs cause frozen screens and black-screen "
                 "crashes: update Mesa / the NVIDIA driver (Software & Updates → Additional "
                 "Drivers), and test with a different kernel.")
    if (any(RX_HW_ERR.search(e.summary) for e in c["hardware"].issues)
            or any("Machine Check" in e.summary for e in c["unclean"].events)
            or "M" in f.get("taint", "")):
        h.append("Machine Check / memory errors point at hardware: RAM, CPU or overclock "
                 "instability. Reset BIOS to defaults (disable XMP/EXPO and PBO), and test RAM "
                 "with memtest86+ from the GRUB menu.")
    if n("disk"):
        h.append("Disk or filesystem errors were found. Back up your data, then check the disk: "
                 "sudo apt install smartmontools && sudo smartctl -a /dev/sdX (or /dev/nvme0n1).")
    if n("oom"):
        swap = f.get("swap", 0)
        h.append("Programs were killed because RAM ran out." +
                 (" You have no swap - adding a swap file helps a lot." if swap < 0.5 else
                  " Close memory-hungry programs or add more swap."))
    if n("apps"):
        h.append("Program crashes: open an entry to see the library it crashed in. Repeated "
                 "crashes in the same library after an update usually mean a bug in that "
                 "update - check for newer updates or try the Flatpak / Snap version.")
    if n("services"):
        h.append("Some services failed. Open the entry for the exact error and the "
                 "commands to restart or inspect it.")
    hot = [(l, t) for l, t in f.get("temps", []) if t >= 90]
    if hot:
        h.append("High temperature right now: " + ", ".join(f"{l} {t:.0f} °C" for l, t in hot) +
                 ". Overheating causes sudden shutdowns - check fans and cooling.")
    if f.get("root_free_pct", 100) < 5:
        h.append("Your root filesystem is almost full - this alone breaks updates, logins and apps.")
    if not f.get("persistent", True):
        h.append("The journal is not persistent, so logs from before the last reboot are lost. "
                 "Enable it: sudo mkdir -p /var/log/journal && sudo systemctl restart systemd-journald")
    if not f.get("access", True):
        h.append("You can only read your own logs, so system crashes may be missing. Run "
                 "'sudo usermod -aG adm $USER', log out and back in, then scan again.")
    harmless = sum(cat.harmless for cat in rep.categories)
    if not h:
        h.append("No crashes or problems were found in this range.")
    if harmless:
        h.append(f"{harmless} logged error(s) are known to be harmless (webcam, keyring, "
                 "Bluetooth and similar). They are still listed, marked 'harmless'.")
    return h


# --------------------------------------------------------------------------
# collection
# --------------------------------------------------------------------------

def normalize(text):
    return re.sub(r"0x[0-9a-fA-F]+|\b[0-9a-fA-F]{8,}\b|\d+", "#", text)


def dedupe(events):
    groups = {}
    for ev in sorted(events, key=lambda e: e.ts):
        key = (ev.source, normalize(ev.summary))
        g = groups.get(key)
        if g is None:
            groups[key] = Event(ev.ts, ev.severity, ev.source, ev.summary, ev.details,
                                ev.count, ev.first_ts)
        else:
            g.count += ev.count
            g.first_ts = min(g.first_ts, ev.first_ts)
            g.ts, g.summary, g.details = ev.ts, ev.summary, ev.details
            if SEV_RANK[ev.severity] < SEV_RANK[g.severity]:
                g.severity = ev.severity
    return list(groups.values())


def collect(range_key="boot0", progress=lambda s: None):
    t0 = time.time()
    notes = []
    cats = make_categories(range_key)
    rargs = RANGE_ARGS[range_key]

    if not have("journalctl"):
        notes.append("journalctl was not found - this tool needs systemd's journal.")

    progress("Listing boots…")
    boots = list_boots()
    window = time_window(range_key, boots)

    progress("Reading the kernel log…")
    kern, prob = journal(rargs + ["-k"], limit=KERNEL_LOG_LIMIT)
    if prob:
        notes.append(f"Kernel log: {prob}")
    if len(kern) >= KERNEL_LOG_LIMIT:
        notes.append(f"Only the newest {KERNEL_LOG_LIMIT} kernel messages were analysed.")
    analyze_kernel(kern, cats)

    progress("Reading system errors…")
    errs, prob = journal(rargs + ["-p", "3"], limit=10000)
    if prob:
        notes.append(f"System log: {prob}")
    analyze_errors(errs, cats)

    progress("Checking services…")
    svc, _ = journal(rargs + ["-t", "systemd", "-p", "4"], limit=6000)
    analyze_services(svc, cats)
    current_failed_units(cats)

    progress("Looking for core dumps and crash reports…")
    collect_coredumps(rargs, cats)
    collect_apport(window, cats)
    collect_pstore(cats)
    collect_oomd(rargs, cats)

    progress("Checking how previous boots ended…")
    collect_unclean(boots, cats)

    progress("Reading system information…")
    info, facts = system_info(boots)
    mark_known_harmless(cats)

    for cat in cats.values():
        if cat.dedupe:
            cat.events = dedupe(cat.events)
        cat.events.sort(key=lambda e: e.ts, reverse=True)

    label = dict(RANGES)[range_key]
    rep = Report(range_key, label, time.time(), list(cats.values()), info, facts, notes,
                 time.time() - t0)
    rep.hints = build_hints(rep)
    return rep


# --------------------------------------------------------------------------
# text report
# --------------------------------------------------------------------------

def anonymize(text):
    """Remove details that identify this computer or person before a report is shared."""
    subs = []
    host = platform.node()
    try:
        user = getpass.getuser()
    except Exception:  # noqa: BLE001
        user = ""
    home = os.path.expanduser("~")
    if home and home not in ("/", "/root"):
        subs.append((home, "/home/<user>"))
    if host and len(host) >= 3:
        subs.append((host, "<computer>"))
    if user and len(user) >= 3:
        subs.append((user, "<user>"))
    for old, new in subs:
        text = re.sub(re.escape(old), new, text)
    text = re.sub(r"\b[0-9a-f]{32}\b", "<id>", text)                                # boot / machine IDs
    text = re.sub(r"\b(?:[0-9a-fA-F]{2}:){5}[0-9a-fA-F]{2}\b", "<mac>", text)        # MAC addresses
    text = re.sub(r"\b(?!127\.)(?:\d{1,3}\.){3}\d{1,3}\b", "<ip>", text)            # IPv4
    text = re.sub(r"\b(?:[0-9a-fA-F]{1,4}:){4,7}[0-9a-fA-F]{1,4}\b", "<ip6>", text)  # IPv6
    text = re.sub(r"[\w.+-]+@[\w-]+\.[\w.-]+", "<email>", text)                    # e-mail
    text = re.sub(r"(?i)(serial[ _-]?(?:number|no)?[:=]\s*)\S+", r"\1<serial>", text)
    return text


def report_to_text(rep, detail_lines=80, private=False):
    out = [f"{APP_NAME} {VERSION} - crash & error report   ({PROJECT_URL})",
           f"Generated: {fmt_time(rep.generated)}",
           f"Range:     {rep.range_label}", ""]
    out.append("=== SYSTEM ===")
    w = max(len(k) for k, _ in rep.info) if rep.info else 10
    out += [f"{k.ljust(w)} : {v}" for k, v in rep.info]
    out += ["", "=== WHAT THIS MIGHT MEAN ==="]
    out += [f"* {h}" for h in rep.hints]
    if rep.notes:
        out += ["", "=== SCAN NOTES ==="] + [f"! {n}" for n in rep.notes]
    out += ["", "=== SUMMARY ==="]
    for c in rep.categories:
        cnt = len(c.issues)
        extra = f" (+{c.harmless} harmless)" if c.harmless else ""
        out.append(f"{c.title.ljust(34)} {'OK' if not cnt else f'{cnt} issue(s)'}{extra}")
    for c in rep.categories:
        if not c.events and not c.notes:
            continue
        out += ["", "=" * 78, f"=== {c.title.upper()} ({len(c.events)}) ===", "=" * 78]
        out += [f"! {n}" for n in c.notes]
        for ev in c.events:
            cnt = f"  (x{ev.count}, first {fmt_time(ev.first_ts)})" if ev.count > 1 else ""
            tag = "HARMLESS" if ev.severity == "info" else ev.severity.upper()
            out += ["", f"[{tag}] {fmt_time(ev.ts)}  {ev.source}{cnt}",
                    f"  {ev.summary}"]
            lines = (ev.details or "").splitlines()
            if lines and not (len(lines) == 1 and lines[0].strip() == ev.summary):
                shown = lines[:detail_lines]
                out += ["    | " + ln for ln in shown]
                if len(lines) > detail_lines:
                    out.append(f"    | … {len(lines) - detail_lines} more lines")
    text = "\n".join(out) + "\n"
    if private:
        text = "(Personal details such as computer name, user name, IDs and addresses were removed.)\n" + anonymize(text)
    return text


# --------------------------------------------------------------------------
# GUI (GTK 4 + libadwaita)
# --------------------------------------------------------------------------

GTK_ERROR = ""
try:
    import gi
    gi.require_version("Gtk", "4.0")
    gi.require_version("Adw", "1")
    from gi.repository import Adw, Gdk, Gio, GLib, Gtk, Pango
    HAVE_GTK = True
except (ImportError, ValueError) as _e:
    HAVE_GTK = False
    GTK_ERROR = str(_e)

CSS = """
.ci-badge { border-radius: 999px; padding: 1px 9px; font-weight: bold; font-size: 0.85em; }
.ci-badge-critical, .ci-badge-error { background-color: @error_bg_color; color: @error_fg_color; }
.ci-badge-warning { background-color: @warning_bg_color; color: @warning_fg_color; }
.ci-badge-ok { background-color: alpha(@success_color, 0.18); color: @success_color; }
.ci-sev-critical, .ci-sev-error { color: @error_color; }
.ci-sev-warning { color: @warning_color; }
.ci-sev-info { color: @accent_color; }
textview.ci-detail { font-family: monospace; font-size: 0.9em; border-radius: 8px;
                     padding: 10px; background-color: alpha(@view_fg_color, 0.05); }
textview.ci-detail text { background-color: transparent; }
.ci-cmd { font-family: monospace; font-size: 0.9em; }
.ci-note { padding: 10px 14px; }
"""

MAX_ROWS = 400
SEV_ICON = {"critical": "dialog-error-symbolic", "error": "dialog-error-symbolic",
            "warning": "dialog-warning-symbolic", "info": "dialog-information-symbolic"}

if HAVE_GTK:

    def _margins(w, n):
        w.set_margin_top(n)
        w.set_margin_bottom(n)
        w.set_margin_start(n)
        w.set_margin_end(n)
        return w

    def _label(text, css=(), wrap=True, xalign=0.0, selectable=False):
        lbl = Gtk.Label(label=text, xalign=xalign, wrap=wrap, selectable=selectable)
        if wrap:
            lbl.set_wrap_mode(Pango.WrapMode.WORD_CHAR)
        for c in css:
            lbl.add_css_class(c)
        return lbl

    def _badge(cat):
        n = len(cat.issues)
        lbl = Gtk.Label(label=str(n) if n else "✓", valign=Gtk.Align.CENTER)
        lbl.add_css_class("ci-badge")
        lbl.add_css_class(f"ci-badge-{cat.worst}" if n else "ci-badge-ok")
        return lbl

    class SidebarRow(Gtk.ListBoxRow):
        def __init__(self, cat_id, title, icon, cat=None):
            super().__init__()
            self.cat_id = cat_id
            box = Gtk.Box(spacing=10)
            _margins(box, 6)
            img = Gtk.Image.new_from_icon_name(icon)
            if cat is not None and cat.issues:
                img.add_css_class(f"ci-sev-{cat.worst}")
            box.append(img)
            lbl = Gtk.Label(label=title, xalign=0, hexpand=True,
                            ellipsize=Pango.EllipsizeMode.END)
            box.append(lbl)
            if cat is not None:
                box.append(_badge(cat))
            self.set_child(box)

    class DetailBox(Gtk.Box):
        def __init__(self, ev, win):
            super().__init__(orientation=Gtk.Orientation.VERTICAL, spacing=8)
            _margins(self, 12)
            text = ev.full_text()
            tv = Gtk.TextView(editable=False, cursor_visible=False, monospace=True,
                              wrap_mode=Gtk.WrapMode.WORD_CHAR)
            tv.add_css_class("ci-detail")
            tv.get_buffer().set_text(text)
            self.append(tv)
            btn = Gtk.Button(label="Copy details", halign=Gtk.Align.END)
            btn.connect("clicked", lambda *_: win.copy(text, "Details copied"))
            self.append(btn)

    class EventRow(Adw.ExpanderRow):
        def __init__(self, ev, win):
            super().__init__()
            self.ev, self.win, self._filled = ev, win, False
            try:
                self.set_use_markup(False)
            except AttributeError:
                pass
            self.set_title(ev.summary)
            try:
                self.set_title_lines(2)
                self.set_subtitle_lines(1)
            except AttributeError:
                pass
            sub = f"{fmt_time(ev.ts)}   ·   {ev.source}"
            if ev.count > 1:
                sub += f"   ·   {ev.count}× since {fmt_time(ev.first_ts)}"
            if ev.severity == "info":
                sub += "   ·   known harmless"
            self.set_subtitle(sub)
            icon = Gtk.Image.new_from_icon_name(SEV_ICON.get(ev.severity, SEV_ICON["info"]))
            icon.add_css_class(f"ci-sev-{ev.severity}")
            self.add_prefix(icon)
            self.connect("notify::expanded", self._on_expanded)

        def _on_expanded(self, *_):
            if self.get_expanded() and not self._filled:
                self._filled = True
                self.add_row(DetailBox(self.ev, self.win))

    class MainWindow(Adw.ApplicationWindow):
        def __init__(self, app, range_key):
            super().__init__(application=app, title=APP_NAME)
            self.set_default_size(1180, 800)
            self.report = None
            self.loading = False
            self.selected_id = "overview"
            self.rows = {}

            self.toasts = Adw.ToastOverlay()
            tv = Adw.ToolbarView()
            hb = Adw.HeaderBar()

            self.refresh_btn = Gtk.Button(icon_name="view-refresh-symbolic",
                                          tooltip_text="Scan again (F5)")
            self.refresh_btn.connect("clicked", lambda *_: self.refresh())
            hb.pack_start(self.refresh_btn)
            self.range_dd = Gtk.DropDown.new_from_strings([l for _, l in RANGES])
            self.range_dd.set_tooltip_text("Time range to scan")
            self.range_dd.set_selected([k for k, _ in RANGES].index(range_key))
            self.range_dd.connect("notify::selected", lambda *_: self.refresh())
            hb.pack_start(self.range_dd)

            self.export_btn = Gtk.Button(icon_name="document-save-symbolic",
                                         tooltip_text="Export the full report to a text file")
            self.export_btn.connect("clicked", lambda *_: self.export())
            self.copy_btn = Gtk.Button(icon_name="edit-copy-symbolic",
                                       tooltip_text="Copy the full report (for a forum post or bug report)")
            self.copy_btn.connect("clicked", lambda *_: self.report and
                                  self.copy(report_to_text(self.report, private=self.private_btn.get_active()),
                                            "Full report copied"))
            self.private_btn = Gtk.ToggleButton(icon_name="security-high-symbolic", active=True,
                                                tooltip_text="Hide personal info (computer name, user name, "
                                                             "IDs, addresses) when copying or exporting")
            self.private_btn.connect("toggled", lambda b: self.toast(
                "Personal info will be hidden in copied/exported reports" if b.get_active()
                else "Copied/exported reports will include personal info"))
            about_btn = Gtk.Button(icon_name="help-about-symbolic", tooltip_text="About Crash Inspector")
            about_btn.connect("clicked", lambda *_: self.show_about())
            hb.pack_end(self.export_btn)
            hb.pack_end(about_btn)
            hb.pack_end(self.copy_btn)
            hb.pack_end(self.private_btn)
            tv.add_top_bar(hb)

            self.banner = Adw.Banner()
            self.banner.set_revealed(False)
            self.banner.connect("button-clicked", lambda *_: self.copy(
                "sudo usermod -aG adm $USER", "Command copied - run it, then log out and back in"))
            tv.add_top_bar(self.banner)

            self.stack = Gtk.Stack(transition_type=Gtk.StackTransitionType.CROSSFADE)
            loading = Gtk.Box(orientation=Gtk.Orientation.VERTICAL, spacing=14,
                              valign=Gtk.Align.CENTER, halign=Gtk.Align.CENTER)
            sp = Gtk.Spinner(spinning=True)
            sp.set_size_request(48, 48)
            loading.append(sp)
            loading.append(_label("Scanning system logs", ("title-2",), xalign=0.5))
            self.status_lbl = _label("Starting…", ("dim-label",), xalign=0.5)
            loading.append(self.status_lbl)
            self.stack.add_named(loading, "loading")

            paned = Gtk.Paned(orientation=Gtk.Orientation.HORIZONTAL)
            paned.set_position(310)
            paned.set_resize_start_child(False)
            paned.set_shrink_start_child(False)
            self.sidebar = Gtk.ListBox(selection_mode=Gtk.SelectionMode.SINGLE)
            self.sidebar.add_css_class("navigation-sidebar")
            self.sidebar.connect("row-selected", self.on_row_selected)
            ss = Gtk.ScrolledWindow(hscrollbar_policy=Gtk.PolicyType.NEVER)
            ss.set_size_request(260, -1)
            ss.set_child(self.sidebar)
            paned.set_start_child(ss)
            self.content = Adw.Bin()
            paned.set_end_child(self.content)
            self.stack.add_named(paned, "content")

            err = Adw.StatusPage(icon_name="dialog-error-symbolic", title="The scan failed")
            self.err_lbl = _label("", ("ci-cmd",), selectable=True)
            err.set_child(self.err_lbl)
            self.stack.add_named(err, "error")

            tv.set_content(self.stack)
            self.toasts.set_child(tv)
            self.set_content(self.toasts)

            ctrl = Gtk.ShortcutController()
            ctrl.add_shortcut(Gtk.Shortcut.new(
                Gtk.ShortcutTrigger.parse_string("F5"),
                Gtk.CallbackAction.new(lambda *_: (self.refresh(), True)[1])))
            ctrl.add_shortcut(Gtk.Shortcut.new(
                Gtk.ShortcutTrigger.parse_string("<Control>r"),
                Gtk.CallbackAction.new(lambda *_: (self.refresh(), True)[1])))
            self.add_controller(ctrl)
            GLib.idle_add(self.refresh)

        # ---- actions
        def toast(self, text):
            self.toasts.add_toast(Adw.Toast.new(text))

        def copy(self, text, msg="Copied"):
            cb = self.get_clipboard()
            try:
                cb.set(text)
            except Exception:  # noqa: BLE001
                try:
                    cb.set_content(Gdk.ContentProvider.new_for_value(text))
                except Exception as e:  # noqa: BLE001
                    self.toast(f"Copy failed: {e}")
                    return
            self.toast(msg)

        def show_about(self):
            kw = dict(application_name=APP_NAME, application_icon=APP_ID, version=VERSION,
                      developer_name="cyb3rl00m", website=PROJECT_URL, issue_url=ISSUES_URL,
                      license_type=Gtk.License.MIT_X11, copyright="© 2026 cyb3rl00m",
                      comments="Every crash and error on this computer, in one window.")
            try:
                Adw.AboutDialog(**kw).present(self)
            except (AttributeError, TypeError):
                win = Adw.AboutWindow(transient_for=self, **kw)
                win.present()

        def export(self):
            if not self.report:
                return
            dlg = Gtk.FileDialog()
            dlg.set_title("Export crash report")
            dlg.set_initial_name(f"crash-report-{dt.datetime.now():%Y-%m-%d_%H%M}.txt")
            dlg.save(self, None, self._export_done)

        def _export_done(self, dlg, res):
            try:
                gfile = dlg.save_finish(res)
            except GLib.Error:
                return
            if not gfile:
                return
            path = gfile.get_path()
            try:
                with open(path, "w") as f:
                    f.write(report_to_text(self.report, detail_lines=400,
                                           private=self.private_btn.get_active()))
                self.toast(f"Report saved to {path}")
            except OSError as e:
                self.toast(f"Could not save: {e}")

        def refresh(self):
            if self.loading:
                return False
            self.loading = True
            for w in (self.refresh_btn, self.range_dd, self.export_btn, self.copy_btn):
                w.set_sensitive(False)
            key = RANGES[self.range_dd.get_selected()][0]
            self.status_lbl.set_text("Starting…")
            self.stack.set_visible_child_name("loading")

            def worker():
                try:
                    rep = collect(key, lambda s: GLib.idle_add(self.status_lbl.set_text, s))
                    err = None
                except Exception:  # noqa: BLE001
                    rep, err = None, traceback.format_exc()
                GLib.idle_add(self.on_done, rep, err)

            threading.Thread(target=worker, daemon=True).start()
            return False

        def on_done(self, rep, err):
            self.loading = False
            for w in (self.refresh_btn, self.range_dd, self.export_btn, self.copy_btn):
                w.set_sensitive(True)
            if err:
                self.err_lbl.set_text(err)
                self.stack.set_visible_child_name("error")
                return False
            self.report = rep
            if not rep.facts.get("access", True):
                self.banner.set_title("Only your own logs are visible - system crashes may be "
                                      "missing. Add yourself to the 'adm' group.")
                self.banner.set_button_label("Copy command")
                self.banner.set_revealed(True)
            else:
                self.banner.set_revealed(False)
            self.populate_sidebar()
            self.stack.set_visible_child_name("content")
            return False

        # ---- navigation
        def populate_sidebar(self):
            child = self.sidebar.get_first_child()
            while child:
                nxt = child.get_next_sibling()
                self.sidebar.remove(child)
                child = nxt
            self.rows = {}
            row = SidebarRow("overview", "Overview", "view-grid-symbolic")
            self.sidebar.append(row)
            self.rows["overview"] = row
            for cat in self.report.categories:
                row = SidebarRow(cat.id, cat.title, cat.icon, cat)
                self.sidebar.append(row)
                self.rows[cat.id] = row
            self.sidebar.select_row(self.rows.get(self.selected_id, self.rows["overview"]))

        def select(self, cid):
            if cid in self.rows:
                self.sidebar.select_row(self.rows[cid])

        def on_row_selected(self, _lb, row):
            if row is None or not self.report:
                return
            self.selected_id = row.cat_id
            if row.cat_id == "overview":
                self.content.set_child(self.build_overview())
            else:
                self.content.set_child(self.build_category(self.report.cat(row.cat_id)))

        # ---- pages
        def _page(self):
            sw = Gtk.ScrolledWindow(hscrollbar_policy=Gtk.PolicyType.NEVER, vexpand=True)
            clamp = Adw.Clamp(maximum_size=1100)
            box = Gtk.Box(orientation=Gtk.Orientation.VERTICAL, spacing=18)
            _margins(box, 24)
            clamp.set_child(box)
            sw.set_child(clamp)
            return sw, box

        def build_overview(self):
            rep = self.report
            sw, box = self._page()
            problem = [c for c in rep.categories if c.issues]
            worst = min((SEV_RANK[c.worst] for c in problem), default=9)
            issues = sum(len(c.issues) for c in problem)
            if worst == 0:
                icon, title = "dialog-error-symbolic", "Crashes found"
            elif worst <= 2:
                icon, title = "dialog-warning-symbolic", "Some problems found"
            else:
                icon, title = "emblem-ok-symbolic", "No problems found"
            status = Adw.StatusPage(icon_name=icon, title=title)
            status.set_description(
                f"{issues} distinct issue(s) in {len(problem)} area(s)  ·  {rep.range_label}  ·  "
                f"scanned {fmt_time(rep.generated)} in {rep.duration:.1f} s")
            status.add_css_class("compact")
            box.append(status)

            hints = Adw.PreferencesGroup(title="What this might mean")
            for h in rep.hints:
                r = Adw.ActionRow(title=h)
                try:
                    r.set_use_markup(False)
                    r.set_title_lines(0)
                except AttributeError:
                    pass
                r.add_prefix(Gtk.Image.new_from_icon_name("dialog-information-symbolic"))
                hints.add(r)
            box.append(hints)

            for note in rep.notes:
                box.append(self._note(note))

            areas = Adw.PreferencesGroup(title="Problem areas",
                                         description="Click an area to see every entry with full details.")
            for c in rep.categories:
                r = Adw.ActionRow(title=c.title, activatable=True)
                try:
                    r.set_use_markup(False)
                except AttributeError:
                    pass
                sub = f"{len(c.issues)} issue(s)" if c.issues else "No problems"
                if c.harmless:
                    sub += f"  ·  {c.harmless} known harmless"
                r.set_subtitle(sub)
                img = Gtk.Image.new_from_icon_name(c.icon)
                if c.issues:
                    img.add_css_class(f"ci-sev-{c.worst}")
                r.add_prefix(img)
                r.add_suffix(_badge(c))
                r.add_suffix(Gtk.Image.new_from_icon_name("go-next-symbolic"))
                r.connect("activated", lambda _r, cid=c.id: self.select(cid))
                areas.add(r)
            box.append(areas)

            sysg = Adw.PreferencesGroup(title="This computer")
            for k, v in rep.info:
                r = Adw.ActionRow(title=k, subtitle=v)
                try:
                    r.set_use_markup(False)
                    r.set_subtitle_selectable(True)
                except AttributeError:
                    pass
                sysg.add(r)
            box.append(sysg)
            return sw

        def _note(self, text):
            b = Gtk.Box(spacing=10)
            b.add_css_class("card")
            b.add_css_class("ci-note")
            img = Gtk.Image.new_from_icon_name("dialog-warning-symbolic")
            img.add_css_class("ci-sev-warning")
            b.append(img)
            b.append(_label(text, selectable=True))
            return b

        def build_category(self, cat):
            sw, box = self._page()
            head = Gtk.Box(spacing=14)
            img = Gtk.Image.new_from_icon_name(cat.icon)
            img.set_pixel_size(40)
            if cat.issues:
                img.add_css_class(f"ci-sev-{cat.worst}")
            head.append(img)
            tbox = Gtk.Box(orientation=Gtk.Orientation.VERTICAL, spacing=4, hexpand=True)
            tbox.append(_label(cat.title, ("title-2",)))
            tbox.append(_label(cat.description, ("dim-label",)))
            head.append(tbox)
            box.append(head)

            for note in cat.notes:
                box.append(self._note(note))

            if cat.events:
                search = Gtk.SearchEntry(placeholder_text=f"Filter {len(cat.events)} entries…")
                box.append(search)
                lb = Gtk.ListBox(selection_mode=Gtk.SelectionMode.NONE)
                lb.add_css_class("boxed-list")
                info = _label("", ("dim-label", "caption"))

                def fill(query=""):
                    child = lb.get_first_child()
                    while child:
                        nxt = child.get_next_sibling()
                        lb.remove(child)
                        child = nxt
                    q = query.lower().strip()
                    matched = [e for e in cat.events if not q or q in e.search_text()]
                    for ev in matched[:MAX_ROWS]:
                        lb.append(EventRow(ev, self))
                    txt = f"{len(matched)} of {len(cat.events)} entries"
                    if len(matched) > MAX_ROWS:
                        txt += f" - showing the newest {MAX_ROWS}; filter or export to see all"
                    info.set_text(txt + ". Click an entry for full details.")

                search.connect("search-changed", lambda s: fill(s.get_text()))
                fill()
                box.append(lb)
                box.append(info)
            else:
                st = Adw.StatusPage(icon_name="emblem-ok-symbolic", title="Nothing found",
                                    description=f"No problems of this kind in: {self.report.range_label}.")
                st.add_css_class("compact")
                box.append(st)

            exp = Gtk.Expander(label="How this was checked - commands you can run yourself")
            exp.set_child(_margins(_label("\n".join(cat.commands), ("ci-cmd",), selectable=True), 8))
            box.append(exp)
            return sw

    class CrashInspectorApp(Adw.Application):
        def __init__(self, range_key):
            super().__init__(application_id=APP_ID, flags=Gio.ApplicationFlags.DEFAULT_FLAGS)
            self.range_key = range_key

        def do_startup(self):
            Adw.Application.do_startup(self)
            provider = Gtk.CssProvider()
            try:
                provider.load_from_string(CSS)
            except (AttributeError, TypeError):
                provider.load_from_data(CSS, -1)
            Gtk.StyleContext.add_provider_for_display(
                Gdk.Display.get_default(), provider, Gtk.STYLE_PROVIDER_PRIORITY_APPLICATION)

        def do_activate(self):
            win = self.props.active_window or MainWindow(self, self.range_key)
            win.present()


# --------------------------------------------------------------------------
# entry point
# --------------------------------------------------------------------------

def main():
    p = argparse.ArgumentParser(prog="crash-inspector",
                                description="Show every crash and error on this computer.")
    p.add_argument("--text", action="store_true",
                   help="print the report in the terminal instead of opening a window "
                        "(works on a TTY or over SSH)")
    p.add_argument("--range", choices=[k for k, _ in RANGES], default="boot0",
                   help="time range: boot0 (this boot), boot1 (previous boot), 24h, 7d, 30d")
    p.add_argument("--private", action="store_true",
                   help="hide computer name, user name, IDs and addresses (for posting online)")
    p.add_argument("--version", action="version", version=f"{APP_NAME} {VERSION}")
    a = p.parse_args()

    has_display = bool(os.environ.get("WAYLAND_DISPLAY") or os.environ.get("DISPLAY"))
    if a.text or not HAVE_GTK or not has_display:
        if not a.text and not HAVE_GTK:
            print(f"GTK 4 / libadwaita not available ({GTK_ERROR}).\n"
                  "Install: sudo apt install python3-gi gir1.2-gtk-4.0 gir1.2-adw-1\n"
                  "Showing the text report instead.\n", file=sys.stderr)
        tty = sys.stderr.isatty()
        rep = collect(a.range, lambda s: tty and print(f"  {s}", file=sys.stderr))
        sys.stdout.write(report_to_text(rep, private=a.private))
        return 0
    return CrashInspectorApp(a.range).run([sys.argv[0]])


if __name__ == "__main__":
    sys.exit(main())
